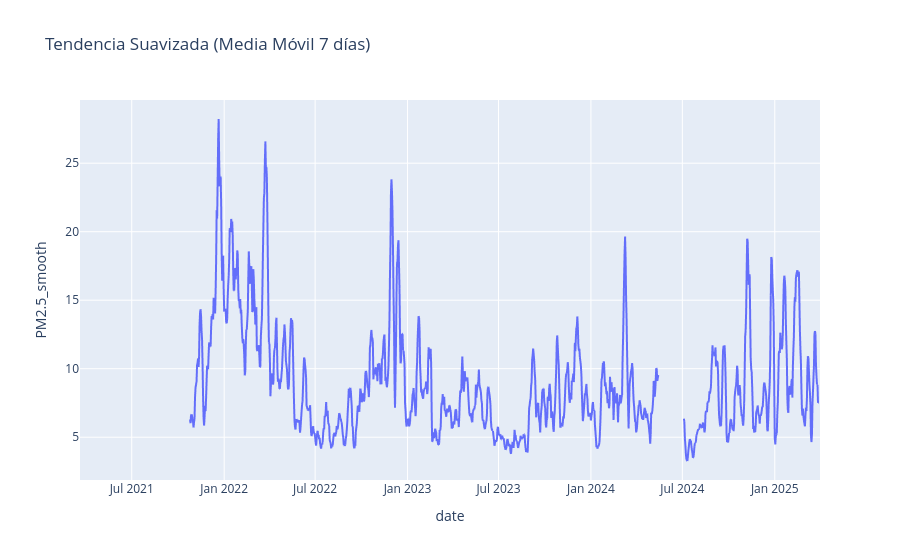

Here is the notebook cell this chart was saved with:
### Code cell
# Añade esto después de crear daily_pollution
daily_pollution['PM2.5_smooth'] = daily_pollution['PM2.5'].rolling(window=7, center=True).mean()

# En el gráfico, usa la columna suavizada
fig = px.line(daily_pollution, x='date', y='PM2.5_smooth', title='Tendencia Suavizada (Media Móvil 7 días)')
fig.show()

### Figure 1 — Plotly figure (JSON) as saved in the notebook; plotly's stock layout.template omitted (floating-point values rounded to 4 significant figures; data arrays with more than 128 entries replaced by an {"elided": "..."} marker saying what was removed)
{"data": [{"hovertemplate": "date=%{x}<br>PM2.5_smooth=%{y}<extra></extra>", "legendgroup": "", "line": {"color": "#636efa", "dash": "solid"}, "marker": {"symbol": "circle"}, "mode": "lines", "name": "", "showlegend": false, "type": "scattergl", "x": {"elided": "1474 str values"}, "xaxis": "x", "y": {"elided": "1474 float values"}, "yaxis": "y"}], "layout": {"legend": {"tracegroupgap": 0}, "title": {"text": "Tendencia Suavizada (Media Móvil 7 días)"}, "xaxis": {"anchor": "y", "domain": [0.0, 1.0], "title": {"text": "date"}}, "yaxis": {"anchor": "x", "domain": [0.0, 1.0], "title": {"text": "PM2.5_smooth"}}}}
